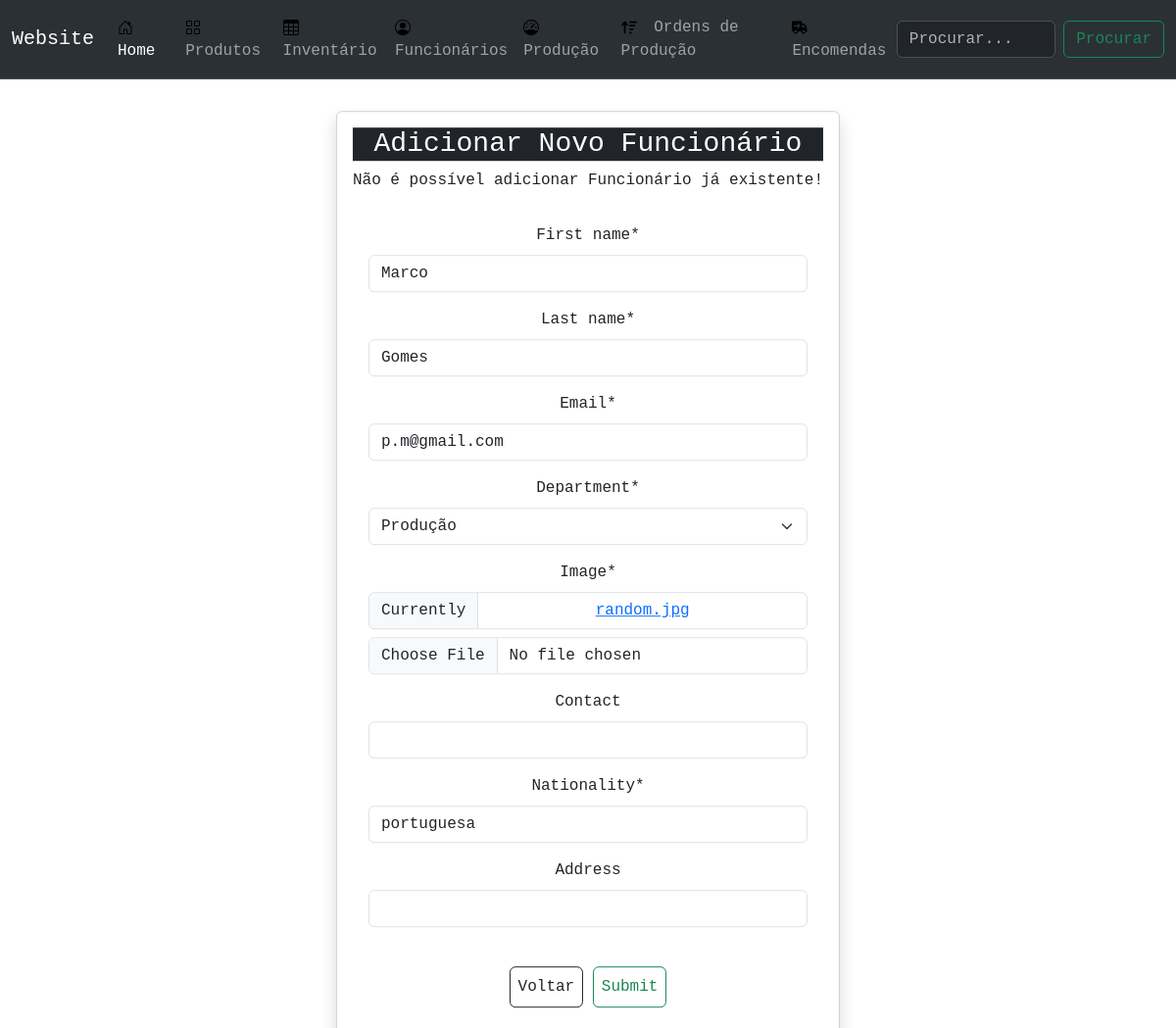
Screenshot of /human/update/2/ with the database file from the repository.
### human/models.py (models this page shows, shortened)
class Employee(models.Model):
    first_name = models.CharField(max_length=50)
    last_name = models.CharField(max_length=50)
    email = models.EmailField(max_length=50)
    department = models.CharField(
        max_length=3,
        choices=Department.choices,
        default=Department.PROD
    )
    image = models.ImageField(upload_to='func' ,default='random.jpg')
    contact = models.CharField(max_length=150, blank=True, null=True)
    nationality = models.CharField(max_length=150, default='portuguesa')
    address = models.CharField(max_length=150, blank=True, null=True)

### human/views.py (the view)
# urls.py: path('update/<str:pk>/', employeeUpdate, name='update'),
def employeeUpdate(request, pk):
    employee = get_object_or_404(Employee, id=pk)
    form = EmployeeForm(instance=employee)
    if request.method == 'POST':
        form = EmployeeForm(request.POST, request.FILES, instance=employee)
        if form.is_valid():
            form.save()
            messages.success(request, 'Funcionário modificado com sucesso!', 'alert-success alert-dismissible')
            return redirect('human:view', pk=employee.id)
    context = {
        'employee':employee,
        'form':form,
    }
    return render(request, 'human/update.html', context)

### human/forms.py
class EmployeeForm(forms.ModelForm):
    class Meta:
        model = Employee
        fields = '__all__'

### human/templates/human/update.html
{% extends 'main.html' %}
{% block content %}
<div class="form__product">
    <div class="container">
        {% include 'human/card_form_employee.html' %}
    </div>
</div>
{% endblock content %}

### human/templates/human/card_form_employee.html (shortened to what this page needs)
{% load crispy_forms_tags %}
<div class="card shadow text-center p-3">
    <h3 class="card-title bg-dark text-white">
        Adicionar Novo Funcionário
    </h3>
    <p class="card-text">
        Não é possível adicionar Funcionário já existente!
    </p>
    <div class="card-body sm-4">
        <form action="" method="POST" enctype="multipart/form-data">
            {{form|crispy}}
            <br>
            <div class="form__action">
                <a type="button" class="btn btn-outline-dark text-top p-2" href="{{request.META.HTTP_REFERER}}">
                    Voltar</a>
                <button type="submit" class="btn btn-outline-success text-bottom p-2">Submit</button>
            </div>
        </form>
    </div>
</div>

### static/styles/styles.css (style rules this page uses)
* { font-family: "Menlo", "Monaco", "Consolas", "Courier New", monospace; padding: 0; text-rendering: optimizeLegibility; }
body { background-color: rgb(230, 227, 227); }
.form__product { position:absolute; margin:0; top:56%; left: 50%; margin-right: -50%; transform:translate(-50%,-50%) }

### rows the page displays
Employee: first_name "Marco", last_name "Gomes", email "p.m@gmail.com", department "Produção", nationality "portuguesa"
